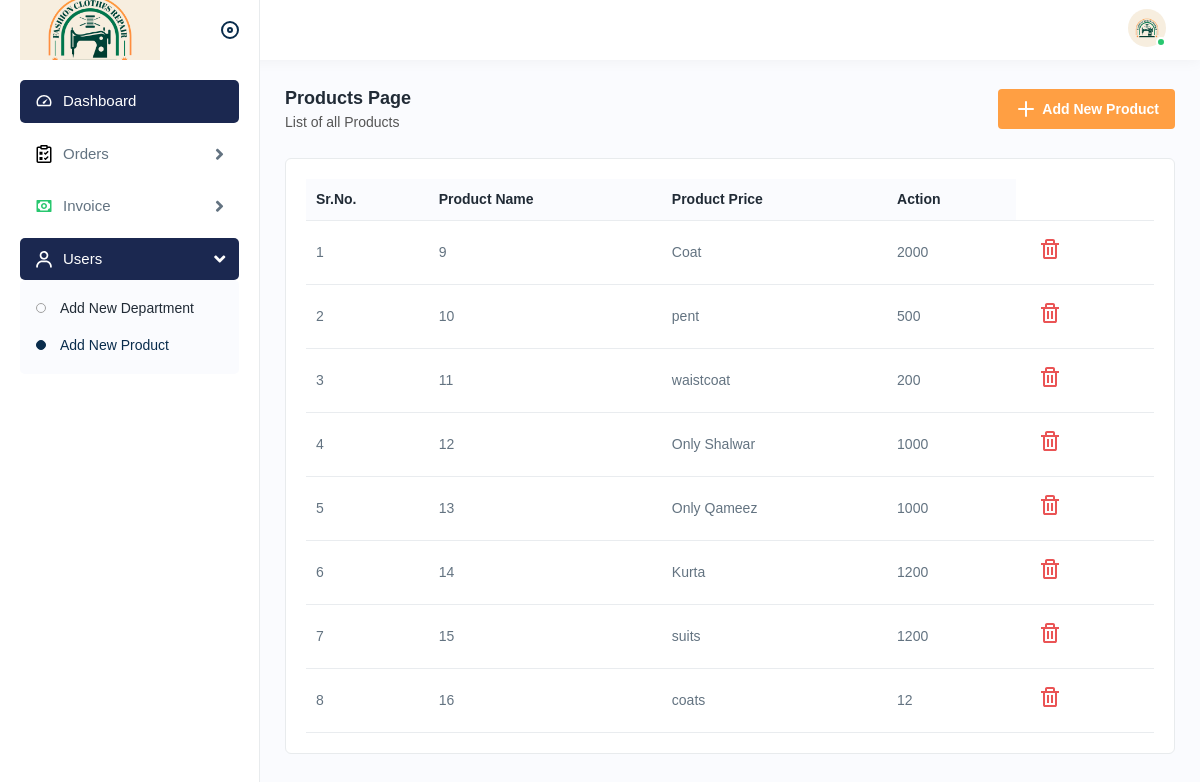
The page /add_new_product.php (signed in) on the database its author committed.
### tables this page shows
CREATE TABLE `product_price` (
  `id` int(11) NOT NULL,
  `p_name` varchar(20) NOT NULL,
  `p_price` int(20) NOT NULL
);

### add_new_product.php (the view, shortened to what this page needs)
<?php include('assets/includes/header.php'); ?>
<?php include('./connect.php'); ?>
<div class="page-wrapper">
    <div class="content">
        <div class="page-header">
            <div class="page-title">
                <h4> Products Page </h4>
                <h6>List of all Products</h6>
            </div>
            <div class="page-btn">
                <button type="button" class="btn btn-added" data-bs-toggle="modal" data-bs-target="#myModal"> <img
                        src="assets/img/icons/plus.svg" class="me-1" alt="img">
                    Add New Product
                </button>
            </div>
        </div>
        <div class="card">
            <div class="card-body">
                <div class="table-responsive" id="product_price">
                    <table id="myTables" class="table">
                        <thead>
                            <tr>
                                <th>Sr.No.</th>
                                <th>Product Name</th>
                                <th>Product Price</th>
                                <th>Action</th>
                            </tr>
                        </thead>
                        <tbody>
                            <?php
                                 $sql = "SELECT * FROM product_price";
                                 $query_run = mysqli_query($conn, $sql);
                                 $total_rows = mysqli_num_rows($query_run);
                                 if($total_rows != 0){
                                    $number = 1;
                                    while($result = mysqli_fetch_assoc($query_run)){
                                        echo "
                                                <tr>
                                                    <td class='td_style'>".$number."</td>
                                                    <td class='td_style'>".$result['id']."</td>
                                                    <td class='td_style'>".$result['p_name']."</td>
                                                    <td class='td_style'>".$result['p_price']."</td>
                                                    <td>
                                                        <button type='button' class='btn btn-danger delete_btn' style='background:transparent; border:none;' value=".($result['id'])." ><img src='assets/img/icons/delete.svg' alt='img'></button>
                                                    </td>
                                                </tr>
                                            ";
                                        $number++;
                                    }
                                 }
                            ?>
                        </tbody>
                    </table>
                </div>
            </div>
        </div>
    </div>
</div>
<?php include('assets/includes/footer.php'); ?>

### rows shown on the page
product_price: id "9", p_name "Coat", p_price "2000"
product_price: id "10", p_name "pent", p_price "500"
product_price: id "11", p_name "waistcoat", p_price "200"
product_price: id "12", p_name "Only Shalwar", p_price "1000"
product_price: id "13", p_name "Only Qameez", p_price "1000"
product_price: id "14", p_name "Kurta", p_price "1200"
product_price: id "15", p_name "suits", p_price "1200"
product_price: id "16", p_name "coats", p_price "12"
